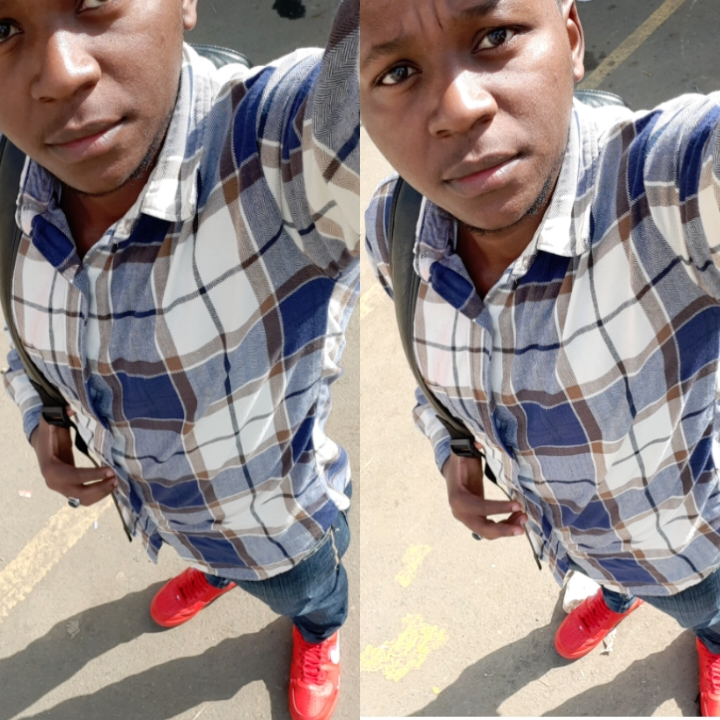
#> input picture me.jpg, 720 x 720 px
$ python corner_detection.py
#> lines starting #> are read from the running program, lines starting #| are printed output that depends on the picture; after the words box and inside, x2 and y2 are one past the last pixel; in counts of white or black regions, pixels touching at a corner belong together
import numpy as np
import cv2 as cv

img = cv.imread('me.jpg')
#> img is the input picture: shape (720, 720, 3); mean B, G, R 135, 137, 148.8
gray = cv.cvtColor(img, cv.COLOR_BGR2GRAY)
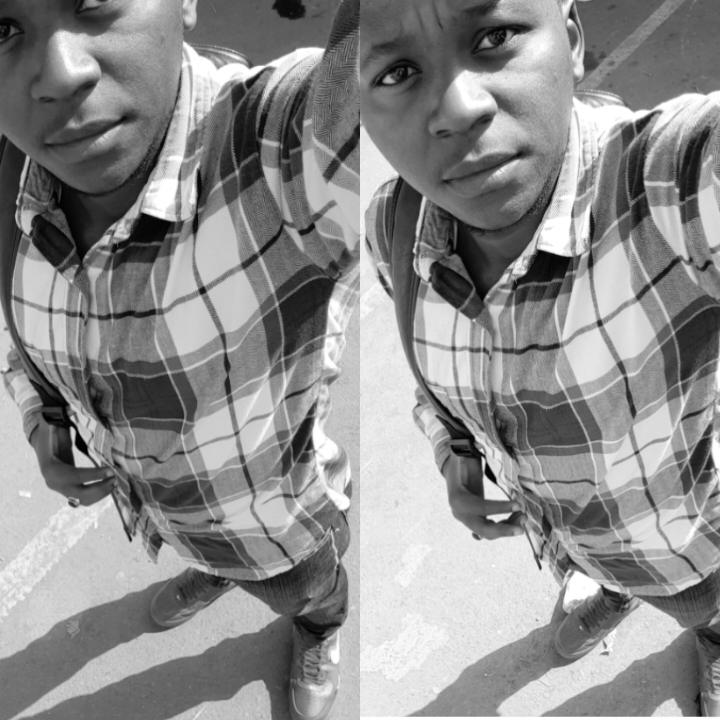
#> gray: shape (720, 720); min 0, max 255, mean 140.3

corners = cv.goodFeaturesToTrack(gray,200,0.01,10)
#> corners = 200 rows, first 8: [482, 457], [71, 427], [540, 569], [130, 541], [487, 517], [601, 585], [495, 482], [508, 499]

corners = np.int0(corners)

for i in corners:
    x,y = i.ravel()
    cv.circle(img, (x,y),3,255,-1)
#> this loop made 200 passes
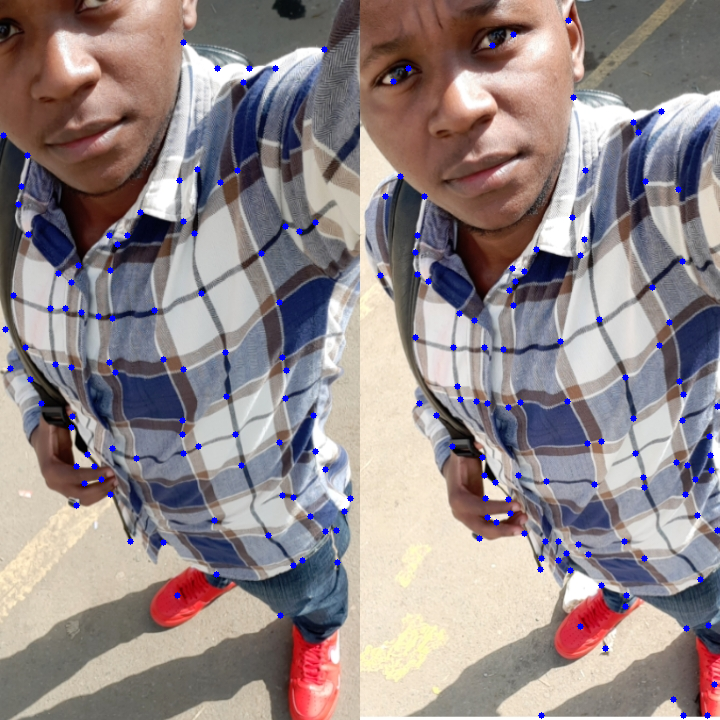
#> img: shape (720, 720, 3); 1.12% of pixels changed, all inside (x1, y1, x2, y2) = (0, 17, 720, 719)

cv.imshow('corner', img)
if cv.waitKey(0) & 0xff ==27:
#> (key Esc is pressed here)
    cv.destroyAllWindows()

$ run again, with doha.jpg copied over me.jpg
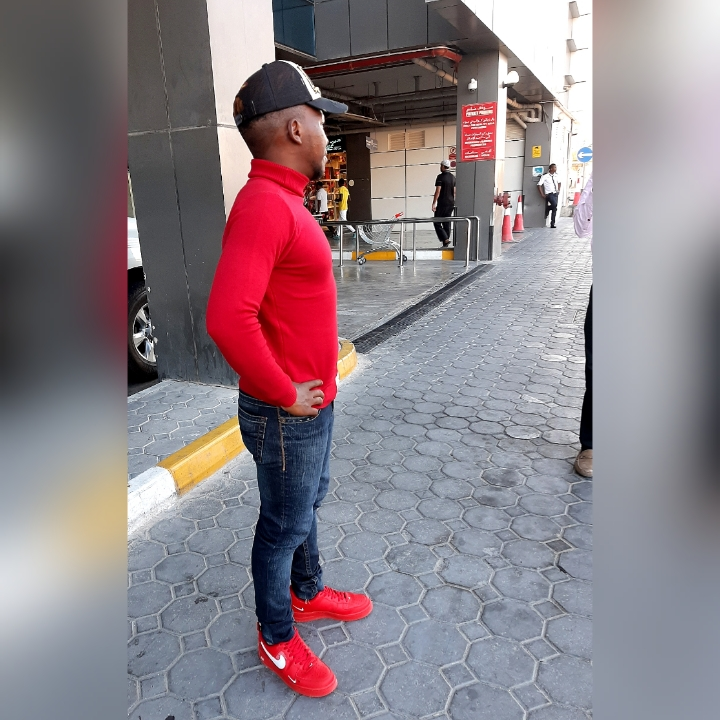
#> input picture doha.jpg, 720 x 720 px
#> img is the input picture: shape (720, 720, 3); mean B, G, R 135, 128.2, 140.2
#> `gray = cv.cvtColor(img, cv.COLOR_BGR2GRAY)`:
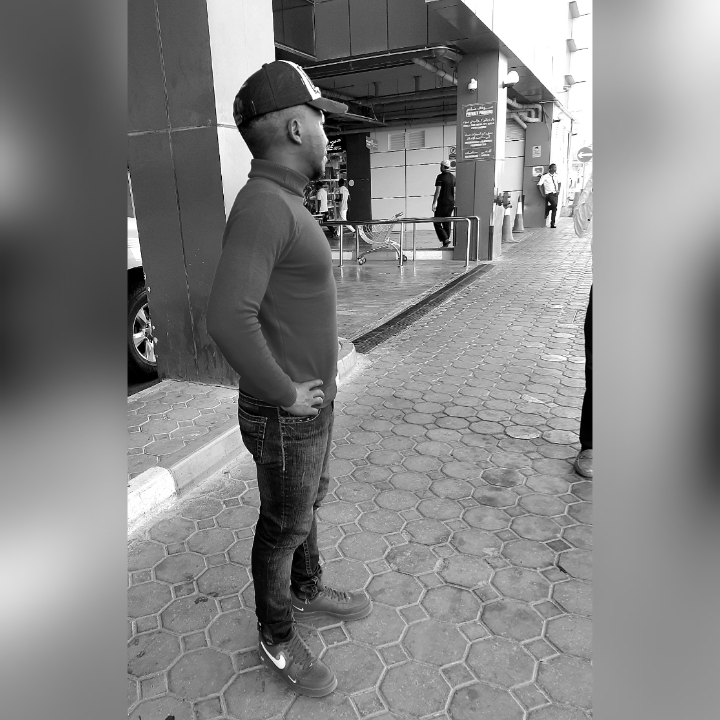
#> gray: shape (720, 720); min 0, max 255, mean 132.5
#> corners = 200 rows, first 8: [551, 210], [345, 219], [354, 230], [440, 172], [506, 87], [327, 210], [328, 151], [551, 227]
#> the loop `for i in corners:` made 200 passes
#> after the loop `for i in corners:`:
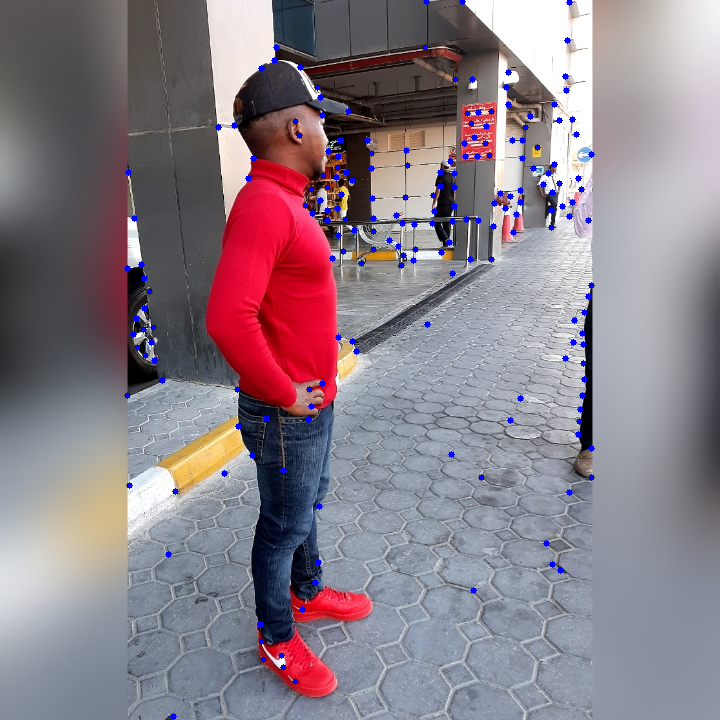
#> img: shape (720, 720, 3); 1.12% of pixels changed, all inside (x1, y1, x2, y2) = (124, 0, 595, 720)

$ run again, with template.jpg copied over me.jpg
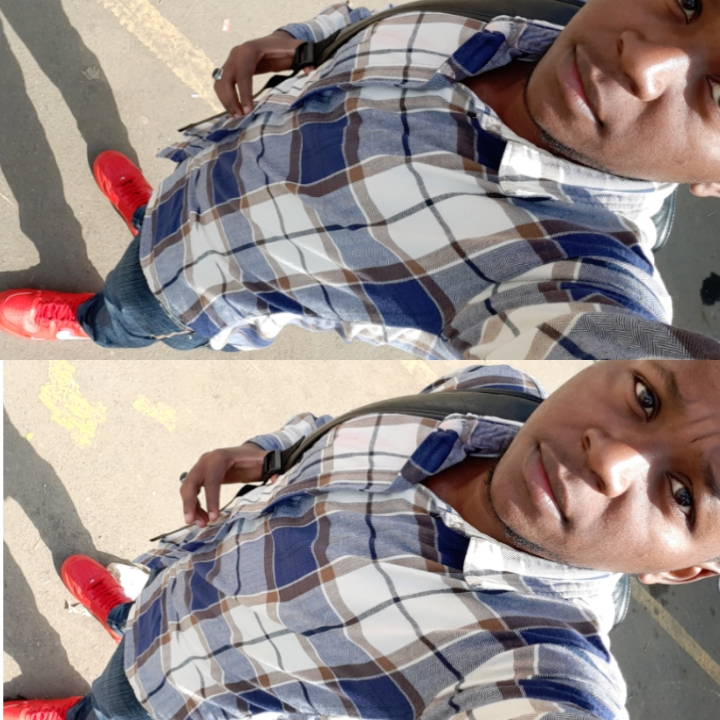
#> input picture template.jpg, 720 x 720 px
#> img is the input picture: shape (720, 720, 3); mean B, G, R 135, 137, 148.8
#> `gray = cv.cvtColor(img, cv.COLOR_BGR2GRAY)`:
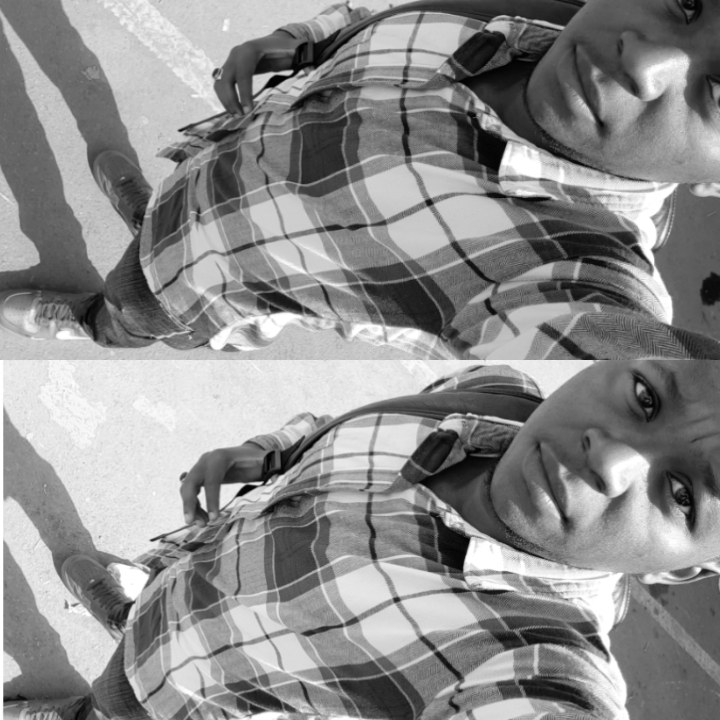
#> gray: shape (720, 720); min 0, max 255, mean 140.3
#> corners = 200 rows, first 8: [262, 482], [292, 71], [150, 540], [178, 130], [202, 487], [134, 601], [237, 495], [220, 508]
#> the loop `for i in corners:` made 200 passes
#> after the loop `for i in corners:`:
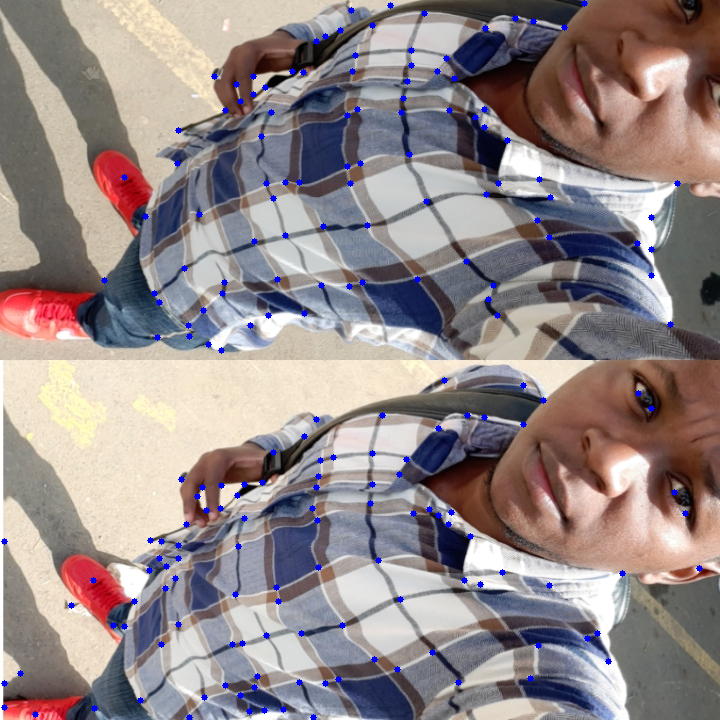
#> img: shape (720, 720, 3); 1.12% of pixels changed, all inside (x1, y1, x2, y2) = (1, 0, 703, 720)
